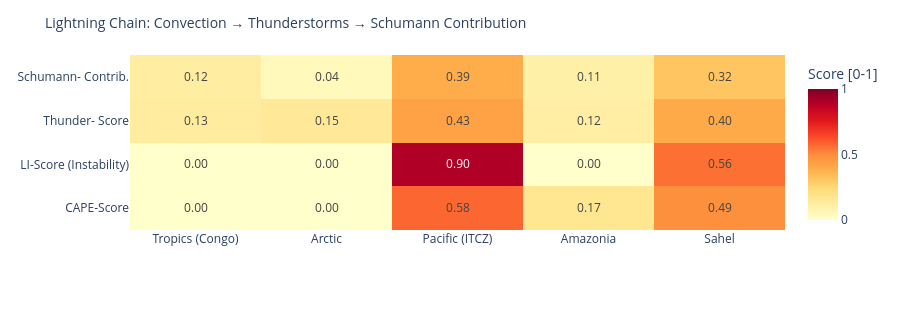

Source (notebook cell):
### Code cell
# ============================================================
# LIGHTNING CHAIN: Convection → Thunderstorms → Schumann
# Shows the causal chain per measurement point as heatmap
# ============================================================

def cape_score(v):
    """CAPE → normalized score [0,1]"""
    if v is None or pd.isna(v): return 0.0
    return min(1.0, float(v) / 3000)

def li_score(v):
    """Lifted Index: negative = unstable → score [0,1]"""
    if v is None or pd.isna(v): return 0.3
    return min(1.0, max(0.0, (-float(v) + 6) / 12))

def cloud_score(v):
    if v is None or pd.isna(v): return 0.3
    return float(v) / 100

def thunder_score(row):
    """Kombinierter Gewitterwahrscheinlichkeits-Score
    CAPE + LI + Bedeckung + WMO-Gewitter + konvektiver Niederschlag (showers)
    Hinweis: X-Ray und Kp sind kein Bestandteil – nur geomagn./solarer Kontext.
    """
    cs = cape_score(row.get('cape'))
    ls = li_score(row.get('li'))
    cl = cloud_score(row.get('cloud'))
    t  = 1.0 if row.get('thunderstorm') else 0.0
    # Convective precipitation (showers) as additional indicator
    sh = min(1.0, (row.get('showers') or 0) / 5.0)
    return round(cs * 0.30 + ls * 0.25 + cl * 0.15 + t * 0.20 + sh * 0.10, 3)

def schumann_contribution(t_score, lat):
    """Schumann contribution: higher in tropics (±30°), scaled by thunderstorm score"""
    lat_weight = max(0.3, 1.0 - abs(lat) / 60)
    return round(t_score * lat_weight, 3)

df_atm['cape_score']   = df_atm.apply(lambda r: cape_score(r['cape']), axis=1)
df_atm['li_score']     = df_atm.apply(lambda r: li_score(r['li']),    axis=1)
df_atm['thunder_score']= df_atm.apply(lambda r: thunder_score(r.to_dict()), axis=1)
df_atm['schumann_contribution'] = df_atm.apply(
    lambda r: schumann_contribution(r['thunder_score'], r['lat']), axis=1)

metrics = ['cape_score', 'li_score', 'thunder_score', 'schumann_contribution']
labels  = ['CAPE-Score', 'LI-Score\n(Instability)', 'Thunder-\nScore', 'Schumann-\nContrib.']
z_data  = [df_atm[m].tolist() for m in metrics]

fig = go.Figure(go.Heatmap(
    z=z_data,
    x=df_atm['point'].tolist(),
    y=labels,
    colorscale='YlOrRd',
    zmin=0, zmax=1,
    text=[[f'{v:.2f}' for v in row] for row in z_data],
    texttemplate='%{text}', textfont=dict(size=12),
    colorbar=dict(title='Score [0-1]')
))
fig.update_layout(
    title=dict(text='Lightning Chain: Convection → Thunderstorms → Schumann Contribution', font=dict(size=14)),
    height=310,
    plot_bgcolor='rgba(0,0,0,0)', paper_bgcolor='rgba(0,0,0,0)',
    margin=dict(l=130, r=80, t=55, b=80)
)
fig.show()

### Figure 1 — Plotly figure (JSON) as saved in the notebook; plotly's stock layout.template omitted (floating-point values rounded to 4 significant figures)
{"data": [{"colorbar": {"title": {"text": "Score [0-1]"}}, "colorscale": [[0.0, "rgb(255,255,204)"], [0.125, "rgb(255,237,160)"], [0.25, "rgb(254,217,118)"], [0.375, "rgb(254,178,76)"], [0.5, "rgb(253,141,60)"], [0.625, "rgb(252,78,42)"], [0.75, "rgb(227,26,28)"], [0.875, "rgb(189,0,38)"], [1.0, "rgb(128,0,38)"]], "text": [["0.00", "0.00", "0.58", "0.17", "0.49"], ["0.00", "0.00", "0.90", "0.00", "0.56"], ["0.13", "0.15", "0.43", "0.12", "0.40"], ["0.12", "0.04", "0.39", "0.11", "0.32"]], "textfont": {"size": 12}, "texttemplate": "%{text}", "type": "heatmap", "x": ["Tropics (Congo)", "Arctic", "Pacific (ITCZ)", "Amazonia", "Sahel"], "y": ["CAPE-Score", "LI-Score\n(Instability)", "Thunder-\nScore", "Schumann-\nContrib."], "z": [[0.0, 0.0, 0.5767, 0.17, 0.49], [0.0, 0.0, 0.9, 0.0, 0.5583], [0.131, 0.15, 0.429, 0.116, 0.402], [0.122, 0.045, 0.393, 0.106, 0.315]], "zmax": 1, "zmin": 0}], "layout": {"height": 310, "margin": {"b": 80, "l": 130, "r": 80, "t": 55}, "paper_bgcolor": "rgba(0,0,0,0)", "plot_bgcolor": "rgba(0,0,0,0)", "title": {"font": {"size": 14}, "text": "Lightning Chain: Convection → Thunderstorms → Schumann Contribution"}}}
